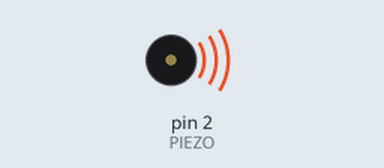
Bench run of a sketch on a simulated Arduino Uno, built with avr-gcc and run on an emulated ATmega328P. On the bench: buzzer (waves = sounding).

Above: at 0.2 s.
At 4.65 s:
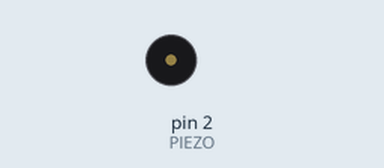
Timing chart, 0 to 5.3 s (numbered marks = the images above):
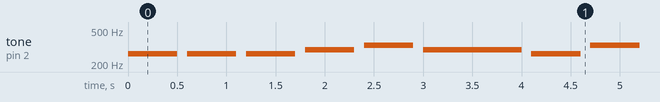

The sketch:

sketch_nov02a.ino
```cpp
const int PIEZO=2;
int DO=262;
int RE=294;
int MI=330;

const int nombreNotes=11;
int note[nombreNotes]={DO,DO,DO,RE,MI,RE,DO,MI,RE,RE,DO};
int duree[nombreNotes] = {1,1,1,1,1,2,1,1,1,1,1};

void setup() {
  pinMode(PIEZO, OUTPUT);

}

void loop() {
  for (int i=0; i<nombreNotes; i++) {
    tone(PIEZO, note[i]);
    delay(500*duree[i]);
    noTone(PIEZO);
    delay(100);

  }
    noTone(PIEZO);
    delay(1000);


}
```

Measured:
- by itself, tone on pin 2 (PIEZO): plays 262 Hz for 0.50 s, 262 Hz for 0.50 s, 262 Hz for 0.50 s, 294 Hz for 0.50 s, 330 Hz for 0.50 s, 294 Hz for 1.0 s … (177 notes in this stretch)
